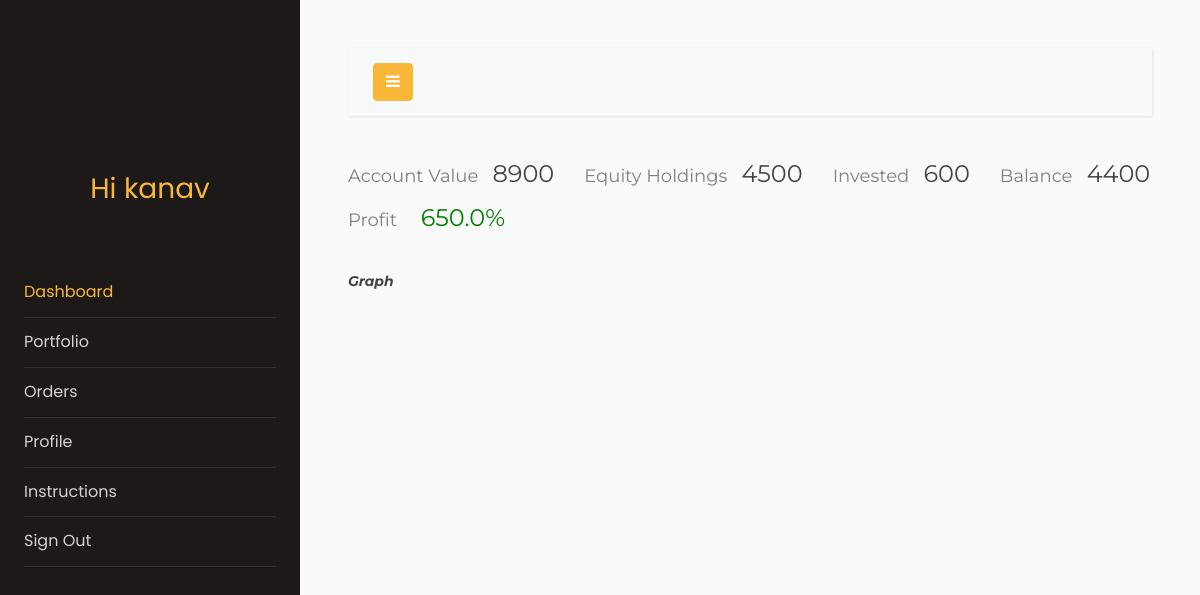
Before: /dashboard (signed in) with the older database file.
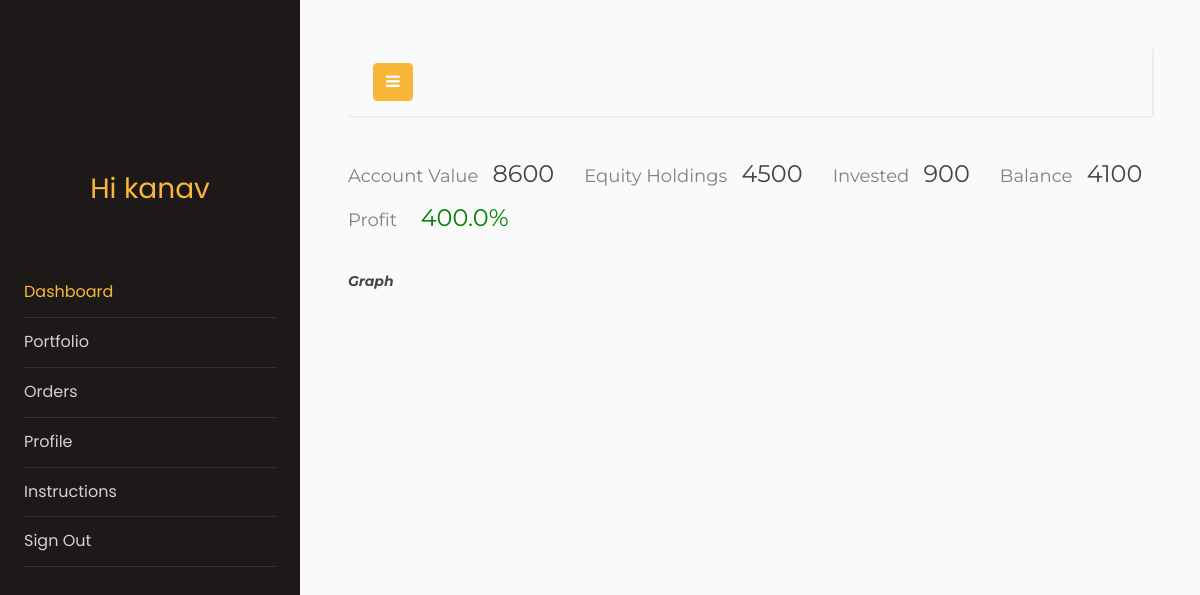
After: the same page with the newer database file.
### models.py (models this page shows, shortened)
class Users(db.Model, UserMixin):
    __tablename__ = "users"
    name = db.Column(db.String(64))
    pasword_hash = db.Column(db.String(128))
    id = db.Column(db.Integer, primary_key=True)
    address = db.Column(db.String(128))
    funds = db.Column(db.Integer, default=0)
    email = db.Column(db.String(64), unique=True, index=True)
    mode = db.Column(db.Integer, default=0)  # 0 is manual, 1 is automatic

### app.py (the view)
@app.route("/dashboard", methods=["GET", "POST"])
@login_required
def dashboard():
    invested = 0
    data = stockList.query.filter_by(userId=current_user.id).all()
    if data:
        for d in data:
            invested = invested + d.invested
    Holdings = 4500
    if invested > 0:
        profit = ((Holdings - invested) / invested) * 100
    else:
        profit = 0
    profit = round(profit, 2)
    Balance = current_user.funds
    AccValue = Holdings + Balance
    line1 = mainGraph1()
    line2 = mainGraph2()
    return render_template(
        "dashboard.html",
        invested=invested,
        AccValue=AccValue,
        Holdings=Holdings,
        profit=profit,
        Balance=Balance,
        line1=line1,
        line2=line2,
    )

### graph_dashboard.py (called while the page is built)
def main_graph1():
    mp = {}
    dstart = "2021-11-01"
    mp[dstart] = 0
    rows = (
        Transactions.query.filter_by(userId=current_user.id)
        .order_by(Transactions.date)
        .all()
    )
    for r in rows:
        dt = (r.date).strftime("%Y-%m-%d")
        num = int(r.amount) / int(r.price)
        num = int(num)
        rval = stockDailyValue.query.filter_by(date=dt, sname=r.stock).first()
        if dt in mp.keys():
            if r.type == 0:
                mp[dt] = mp[dt] + int(r.amount)
            else:
                mp[dt] = mp[dt] - int(r.amount)
        else:
            if r.type == 0:
                mp[dt] = int(r.amount)
            else:
                mp[dt] = 0 - int(r.amount)
    x = list(mp.keys())
    y = list(mp.values())
    for idx in range(1, len(x)):
        y[idx] = y[idx - 1] + y[idx]
    return x, y

def mainGraph1():
    x, y = main_graph1()
    df = pd.DataFrame({"x": x, "y": y})  # creating a sample dataframe
    data = [go.Scatter(x=df["x"], y=df["y"], mode="lines", name="Equity Holdings")]
    graphJSON = json.dumps(data, cls=plotly.utils.PlotlyJSONEncoder)
    return graphJSON

### templates/dashboard.html (shortened to what this page needs)
<!doctype html>
<html lang="en">
<head>
  <link rel="stylesheet" href="https://stackpath.bootstrapcdn.com/font-awesome/4.7.0/css/font-awesome.min.css">
  <link rel="stylesheet" href="{{ url_for('static', filename='css1/style.css') }}">
</head>
<body style="overflow-x: hidden;">
  <div class="wrapper d-flex align-items-stretch">
    <nav id="sidebar" style="overflow-y: hidden;">
      <div class="p-4 pt-5">
        <a href="#" class="img logo"></a>
        <h3 style="color: #f8b739; font-family: Poppins, Arial, sans-serif; text-align: center;">Hi
          {{current_user.name}}</h3>
        <br>
        <br>
        <ul class="list-unstyled components mb-5">
          <li class="active">
            <a href="{{url_for('dashboard')}}">Dashboard</a>
          </li>
          <li>
            <a href="{{url_for('portfolio')}}">Portfolio</a>
          </li>
          <li>
            <a href="{{url_for('orders')}}">Orders</a>
          </li>
          <li>
            <a href="{{url_for('profile')}}">Profile</a>
          </li>
          <li>
            <a href="{{url_for('instructions')}}">Instructions</a>
          </li>
          <li>
            <a href="{{url_for('logout')}}">Sign Out</a>
          </li>
        </ul>
      </div>
    </nav>
    <div id="content" class="p-4 p-md-5">
      <nav class="navbar navbar-expand-lg navbar-light bg-light">
        <div class="container-fluid">
          <button type="button" id="sidebarCollapse" class="btn btn-primary">
            <i class="fa fa-bars"></i>
          </button>
        </div>
      </nav>
      <div class="row">
        <div class="col-md-auto">
          <h4 style="font-family: Montserrat; color: #444;"><span style="color: grey; font-size: large;">Account Value &nbsp; </span>{{AccValue}}</h4>
        </div>
        <div class="col-md-auto">
          <h4 style="font-family: Montserrat; color: #444;"><span style="color: grey; font-size: large;">Equity Holdings &nbsp; </span>{{Holdings}}</h4>
        </div>
        <div class="col-md-auto">
          <h4 style="font-family: Montserrat; color: #444;"><span style="color: grey; font-size: large;">Invested &nbsp; </span>{{invested}}</h4>
        </div>
        <div class="col-md-auto">
          <h4 style="font-family: Montserrat; color: #444;"><span style="color: grey; font-size: large;">Balance &nbsp; </span>{{Balance}}</h4>
        </div>
        <div class="col-md-auto">
          {%if profit>=0%}
          <h4 style="font-family: Montserrat; color: #444;"><span style="color: grey; font-size: large;">Profit &nbsp; &nbsp; </span><span style="color: green;">{{profit}}%</span></h4>
          {%else%}
          <h4 style="font-family: Montserrat; color: #444;"><span style="color: grey; font-size: large;">Loss &nbsp; &nbsp;</span><span style="color: red;">{{profit}}%</span></h4>
          {%endif%}
        </div>
      </div>
     <br>
      <div class="row">
        <div class="col-md-12">
          <em
              style="font-family: Montserrat; color: #444; font-weight: bold;">
         Graph</em>
        </div>
      </div>
      </div>
      </div>
</body>
</html>

Changed rows visible on the page:
changed Users "kanav": funds "4400" → "4100"
Other visible differences:
{{ AccValue }}: "8900" → "8600"
{{ invested }}: "600" → "900"
{{ profit }}: "650.0" → "400.0"
